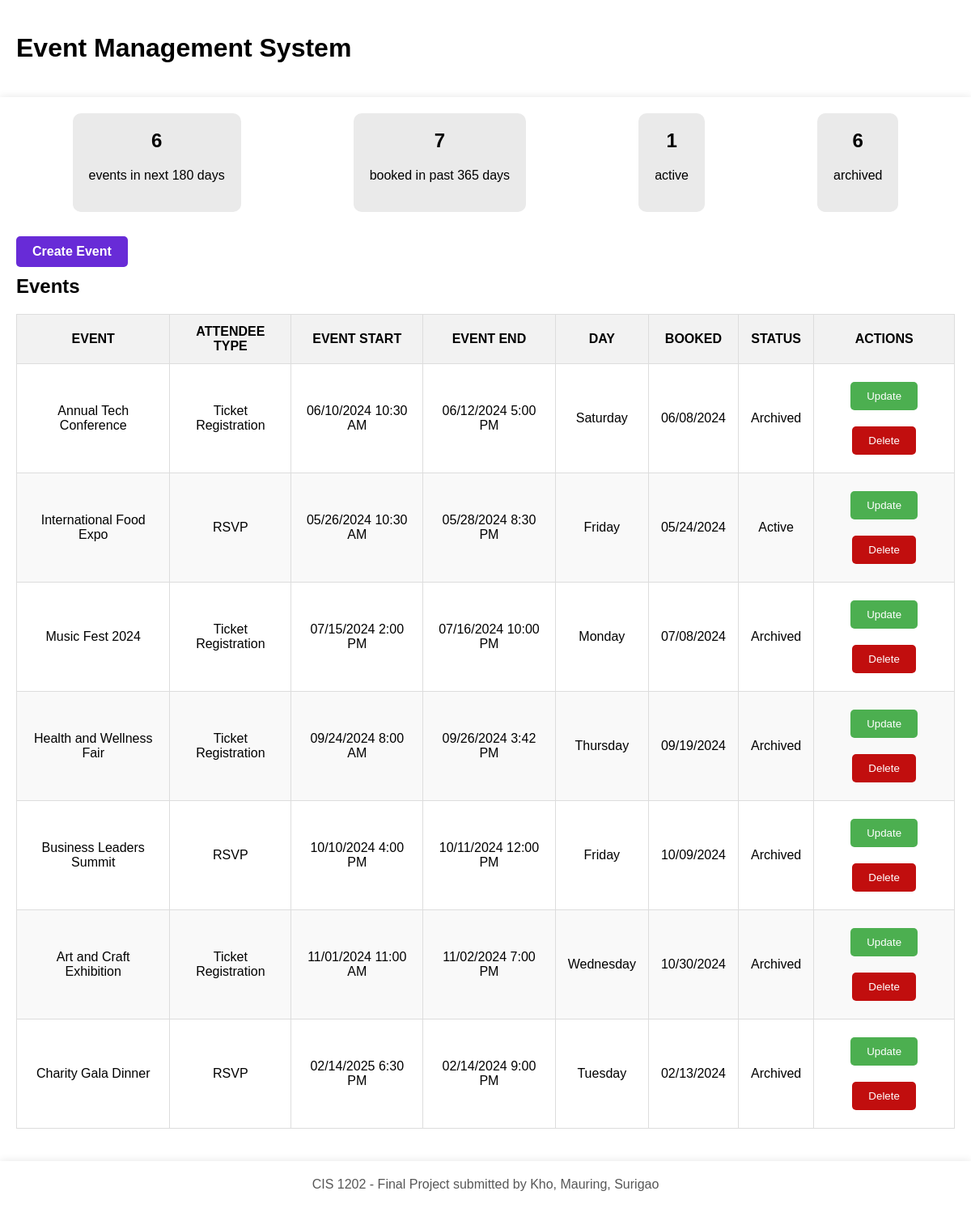
The page / on the database its author committed.
### tables this page shows
CREATE TABLE `events` (
  `id` int(11) NOT NULL,
  `event_name` varchar(255) NOT NULL,
  `attendee_type` varchar(255) NOT NULL,
  `event_start` datetime NOT NULL,
  `event_end` datetime NOT NULL,
  `day` varchar(50) NOT NULL,
  `booked` date NOT NULL,
  `status` varchar(50) NOT NULL
);

### calculate_stats.php (called while the page is built, shortened)
<?php
if (isset($events) && is_array($events)) {
    $events_next_180_days = 0;
    $booked_past_365_days = 0;
    $active_events = 0;
    $archived_events = 0;
}
?>

### event_operations.php (called while the page is built, shortened)
<?php include('db.php'); ?>
<?php
$sql = "SELECT * FROM events";
$result = $conn->query($sql);
$events = [];
if ($result->num_rows > 0) {
    while($row = $result->fetch_assoc()) {
        $events[] = $row;
    }
}
?>

### events_table.php (the view)
<table>
    <thead>
        <tr>
            <th>EVENT</th>
            <th>ATTENDEE TYPE</th>
            <th>EVENT START</th>
            <th>EVENT END</th>
            <th>DAY</th>
            <th>BOOKED</th>
            <th>STATUS</th>
            <th>ACTIONS</th>
        </tr>
    </thead>
    <tbody>
        <?php foreach ($events as $event) : ?>
            <tr>
                <td><?php echo $event['event_name']; ?></td>
                <td><?php echo $event['attendee_type']; ?></td>
                <td><?php echo date('m/d/Y g:i A', strtotime($event['event_start'])); ?></td>
                <td><?php echo date('m/d/Y g:i A', strtotime($event['event_end'])); ?></td>
                <td><?php echo $event['day']; ?></td>
                <td><?php echo date('m/d/Y', strtotime($event['booked'])); ?></td>
                <td><span class="status <?php echo strtolower($event['status']); ?>"><?php echo $event['status']; ?></span></td>
                <td>
                    <button class="updateBtn" data-id="<?php echo $event['id']; ?>" data-name="<?php echo $event['event_name']; ?>"
                            data-attendee="<?php echo $event['attendee_type']; ?>" data-start="<?php echo $event['event_start']; ?>"
                            data-end="<?php echo $event['event_end']; ?>" data-day="<?php echo $event['day']; ?>"
                            data-booked="<?php echo $event['booked']; ?>" data-status="<?php echo $event['status']; ?>">Update</button>
                    <button class="deleteBtn" data-id="<?php echo $event['id']; ?>">Delete</button>
                </td>
            </tr>
        <?php endforeach; ?>
    </tbody>
</table>

### header.php (shortened to what this page needs)
<!DOCTYPE html>
<html lang="en">
<head>
    <link rel="stylesheet" href="styles.css">
</head>
<body>
    <header>
        <div class="container">
            <h1>Event Management System</h1>
        </div>
    </header>

### index.php (shortened to what this page needs)
<?php
include('header.php');
include('db.php');
include('event_operations.php');
include('calculate_stats.php');
?>
<div class="container">
    <div class="stats">
        <?php include('stats_display.php'); ?>
    </div>
    <button id="createBtn">Create Event</button>
    <h2>Events</h2>
    <?php include('events_table.php'); ?>
</div>
<?php include('footer.php'); ?>

### stats_display.php
<div class="stat">
    <h2><?php echo $events_next_180_days; ?></h2>
    <p>events in next 180 days</p>
</div>
<div class="stat">
    <h2><?php echo $booked_past_365_days; ?></h2>
    <p>booked in past 365 days</p>
</div>
<div class="stat">
    <h2><?php echo $active_events; ?></h2>
    <p>active</p>
</div>
<div class="stat">
    <h2><?php echo $archived_events; ?></h2>
    <p>archived</p>
</div>

### footer.php
<footer>
    <div class="container">
        <p>CIS 1202 - Final Project submitted by Kho, Mauring, Surigao </p>
    </div>
</footer>
</body>
</html>

### styles.css (style rules this page uses)
body { font-family: Arial, sans-serif; margin: 0; padding: 0; background-color: #f4f4f4; }
.container { max-width: 1200px; margin: 0 auto; padding: 20px; background-color: #fff; box-shadow: 0 0 10px rgba(0, 0, 0, 0.1); }
.stats { display: flex; justify-content: space-around; margin-bottom: 20px; }
.stat { text-align: center; background-color: #eaeaea; padding: 20px; border-radius: 10px; }
h2 { margin-top: 0; }
table { width: 100%; border-collapse: collapse; margin-bottom: 20px; }
table, th, td { border: 1px solid #ddd; text-align: center; padding: 8px; }
th { background-color: #f2f2f2; }
th, td { padding: 12px 15px; }
tr:nth-child(even) { background-color: #f9f9f9; }
button#createBtn { background-color: #682bd7; color: white; border: none; padding: 10px 20px; font-size: 16px; cursor: pointer; border-radius: 5px; font-weight: bold; }
button { background-color: #4CAF50; color: white; padding: 10px 20px; margin: 10px 0; border: none; cursor: pointer; border-radius: 5px; }
button.deleteBtn { background-color: #c10e0e; color: white; padding: 10px 20px; margin: 10px 0; border: none; cursor: pointer; border-radius: 5px; }
footer { text-align: center; margin-top: auto; }
footer p { margin: 0; color: #575757; }

### rows shown on the page
events: event_name "Annual Tech Conference", attendee_type "Ticket Registration", event_start "06/10/2024 10:30 AM", event_end "06/12/2024 5:00 PM", day "Saturday", booked "06/08/2024", status "Archived"
events: event_name "International Food Expo", attendee_type "RSVP", event_start "05/26/2024 10:30 AM", event_end "05/28/2024 8:30 PM", day "Friday", booked "05/24/2024", status "Active"
events: event_name "Music Fest 2024", attendee_type "Ticket Registration", event_start "07/15/2024 2:00 PM", event_end "07/16/2024 10:00 PM", day "Monday", booked "07/08/2024", status "Archived"
events: event_name "Health and Wellness Fair", attendee_type "Ticket Registration", event_start "09/24/2024 8:00 AM", event_end "09/26/2024 3:42 PM", day "Thursday", booked "09/19/2024", status "Archived"
events: event_name "Business Leaders Summit", attendee_type "RSVP", event_start "10/10/2024 4:00 PM", event_end "10/11/2024 12:00 PM", day "Friday", booked "10/09/2024", status "Archived"
events: event_name "Art and Craft Exhibition", attendee_type "Ticket Registration", event_start "11/01/2024 11:00 AM", event_end "11/02/2024 7:00 PM", day "Wednesday", booked "10/30/2024", status "Archived"
events: event_name "Charity Gala Dinner", attendee_type "RSVP", event_start "02/14/2025 6:30 PM", event_end "02/14/2024 9:00 PM", day "Tuesday", booked "02/13/2024", status "Archived"

### other values the page prints
$events_next_180_days "6"
$booked_past_365_days "7"
$active_events "1"
$archived_events "6"
